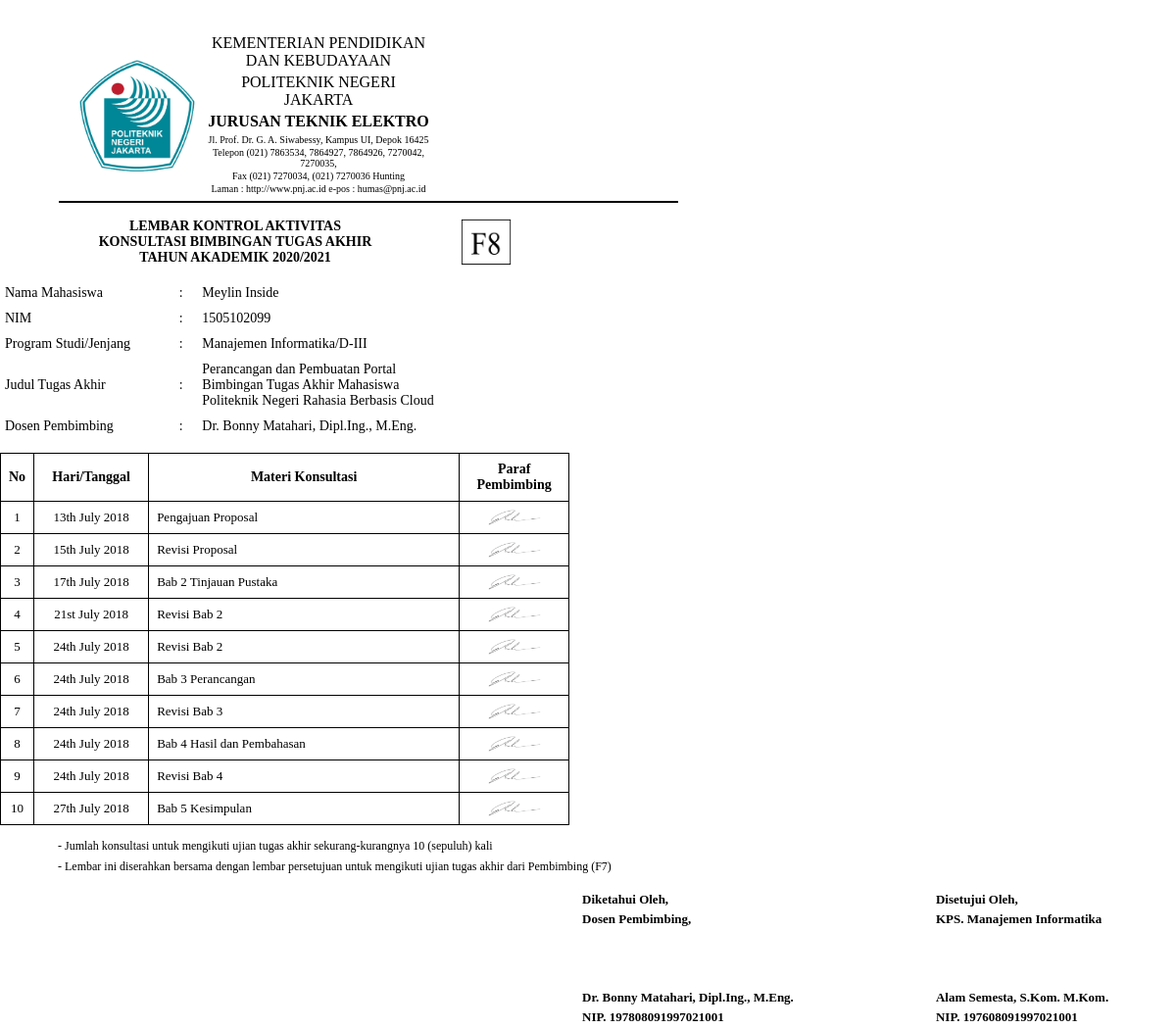
The page /apps/app_laporan/konsep.php (signed in) on the database its author committed.
### tables this page shows
CREATE TABLE `mahasiswa` (
  `nim` int(11) NOT NULL,
  `nm_mhs` varchar(30) NOT NULL,
  `th_bimbingan` year(4) NOT NULL,
  `id_prodi` int(2) NOT NULL,
  `id_dosen` int(3) NOT NULL,
  `foto` varchar(30) NOT NULL DEFAULT 'default.jpg',
  `username` char(10) NOT NULL,
  `password` char(10) NOT NULL,
  `status_user` varchar(9) NOT NULL DEFAULT 'mahasiswa'
);

CREATE TABLE `judul_ta` (
  `id_ta` int(5) NOT NULL,
  `nim` int(10) NOT NULL,
  `judul1` text NOT NULL,
  `judul2` text NOT NULL,
  `judul3` text NOT NULL,
  `judul_kaprodi` text,
  `judul_akhir` text
);

CREATE TABLE `prodi` (
  `id_prodi` int(2) NOT NULL,
  `nama_prodi` varchar(30) NOT NULL,
  `jenjang` varchar(5) NOT NULL
);

CREATE TABLE `dosen` (
  `id_dosen` int(3) NOT NULL,
  `nip_dosen` char(18) NOT NULL,
  `nm_dosen` varchar(50) NOT NULL,
  `no_telp` char(12) DEFAULT NULL,
  `username` char(10) NOT NULL,
  `password` char(10) NOT NULL,
  `status_user` varchar(5) NOT NULL DEFAULT 'dosen'
);

CREATE TABLE `subject` (
  `id_subject` int(10) NOT NULL,
  `subject` varchar(50) NOT NULL,
  `nim` int(10) NOT NULL,
  `status_bimbingan` varchar(20) NOT NULL,
  `tgl` datetime NOT NULL DEFAULT CURRENT_TIMESTAMP ON UPDATE CURRENT_TIMESTAMP
);

CREATE TABLE `kaprodi` (
  `id_kaprodi` int(2) NOT NULL,
  `nm_kaprodi` varchar(50) NOT NULL,
  `nip_kaprodi` char(18) NOT NULL,
  `no_telp` char(12) DEFAULT NULL,
  `id_prodi` int(2) NOT NULL,
  `username` char(8) NOT NULL,
  `password` char(8) NOT NULL,
  `status_user` varchar(7) NOT NULL DEFAULT 'kaprodi'
);

### apps/app_laporan/konsep.php (the view, shortened to what this page needs)
<?php
  include "sesi.php";
?>
<!DOCTYPE html>
<html>
<head>
  <link rel="stylesheet" type="text/css" href="laporan.css">
</head>
<body>
  <div class="page">
    <div class="header">
      <table class="tableheader" border="0" align="center" cellpadding="0" cellspacing="0">
        <tr style="border-bottom: 1px solid black;">
          <td width="120">
            <img src="../../assets/img/logo-pnj.png" width="120" height="120">
          </td>
          <td align="center" width="400">
            <p class="title">KEMENTERIAN PENDIDIKAN DAN KEBUDAYAAN</p>
            <p class="title">POLITEKNIK NEGERI JAKARTA</p>
            <p class="title"><strong>JURUSAN TEKNIK ELEKTRO</strong></p>
            <p class="subtitle">Jl. Prof. Dr. G. A. Siwabessy, Kampus UI, Depok 16425</p>
            <p class="subtitle">Telepon (021) 7863534, 7864927, 7864926, 7270042, 7270035,</p>
            <p class="subtitle">Fax (021) 7270034, (021) 7270036 Hunting</p>
            <p class="subtitle">Laman : http://www.pnj.ac.id e-pos : humas@pnj.ac.id</p>
          </td>
        </tr>
      </table>
    </div>
    <div class="divider"></div>
    <table class="tableheader" border="0" align="center" cellpadding="0" cellspacing="0">
      <tr style="border-bottom: 1px solid black;">
        <td align="center" width="440">
          <p class="title"><strong>LEMBAR KONTROL AKTIVITAS</strong></p>
          <p class="title"><strong>KONSULTASI BIMBINGAN TUGAS AKHIR</strong></p>
          <p class="title"><strong>TAHUN AKADEMIK 2020/2021</strong></p>
        </td>
        <td width="52">
          <img src="f8.png" width="52" height="49">
        </td>
      </tr>
    </table>
    <table class="nama" width="450" border="0" align="center" cellpadding="0" cellspacing="0">
      <?php
        $stmt = $db_con->prepare("SELECT * FROM mahasiswa, prodi, judul_ta, dosen WHERE mahasiswa.nim='$_SESSION[user_session]' && mahasiswa.id_prodi=prodi.id_prodi && mahasiswa.nim=judul_ta.nim && mahasiswa.id_dosen=dosen.id_dosen");
		$stmt->execute();
		while($row=$stmt->fetch(PDO::FETCH_ASSOC)) { ?>
      <tr>
        <td width="140">Nama Mahasiswa</td>
        <td width="10">:</td>
        <td width="200">
          <div align="left">
            <?php echo $row['nm_mhs'];?>
          </div>
        </td>
      </tr>
      <tr>
        <td>NIM</td>
        <td>:</td>
        <td>
          <div align="left"><?php echo $row['nim'];?></div>
        </td>
      </tr>
      <tr>
        <td>Program Studi/Jenjang</td>
        <td>:</td>
        <td>
          <div align="left">
            <?php echo $row['nama_prodi'];?>/<?php echo $row['jenjang'];?>
          </div>
        </td>
      </tr>
      <tr>
        <td>Judul Tugas Akhir</td>
        <td>:</td>
        <td>
          <div align="left">
            <?php echo $row['judul_akhir'];?>
          </div>
        </td>
      </tr>
      <tr>
        <td>Dosen Pembimbing</td>
        <td>:</td>
        <td>
          <div align="left">
            <?php echo $row['nm_dosen'];?>
          </div>
        </td>
      </tr>
      <?php }?>
    </table>
    <div class="batas"></div>
    <table border="1px" align="center" class="tabel">
      <tr class="head">
        <td width="5">No</td>
        <td width="100">Hari/Tanggal</td>
        <td width="300">Materi Konsultasi</td>
        <td width="95">Paraf Pembimbing</td>
      </tr>
      <?php
        $stmt = $db_con->prepare("SELECT * FROM subject WHERE nim='$_SESSION[user_session]' order by id_subject asc limit 10 offset 1");
        $stmt->execute();
        $no=1;
        while($row=$stmt->fetch(PDO::FETCH_ASSOC)) {
      ?>
      <tr bgcolor="#fff">
        <td align="center"><?php echo $no; ?></td>
        <td align="center"><?php $tgl=date_create($row['tgl']); echo date_format($tgl, 'jS F Y'); ?></td>
        <td align="left"><?php echo $row['subject']; ?></td>
        <td align="center">
          <img src="signature-example.png" width="54" height="16">
        </td>
      </tr>
      <?php
        $no++;
        }
      ?>
    </table>
    <table border="0" class="ket">
      <tr>
        <td> - Jumlah konsultasi untuk mengikuti ujian tugas akhir sekurang-kurangnya 10 (sepuluh) kali</td>
      </tr>
      <tr>
        <td> - Lembar ini diserahkan bersama dengan lembar persetujuan untuk mengikuti ujian tugas akhir dari Pembimbing
          (F7)</td>
      </tr>
    </table>
    <table width="610" border="0" class="ttd" style="float:right;">
      <?php
        $stmt = $db_con->prepare("SELECT * FROM kaprodi, dosen, mahasiswa, prodi WHERE mahasiswa.nim='$_SESSION[user_session]' && mahasiswa.id_dosen=dosen.id_dosen && mahasiswa.id_prodi=kaprodi.id_prodi && kaprodi.id_prodi=prodi.id_prodi");
		$stmt->execute();
		while($row=$stmt->fetch(PDO::FETCH_ASSOC)) { ?>
      <tr>
        <td>Diketahui Oleh, </td>
        <td>&nbsp;</td>
        <td>Disetujui Oleh, </td>
      </tr>
      <tr>
        <td>Dosen Pembimbing, </td>
        <td>&nbsp;</td>
        <td>KPS. <?php echo $row['nama_prodi'];?></td>
      </tr>
      <tr>
        <td>&nbsp;</td>
        <td>&nbsp;</td>
        <td>&nbsp;</td>
      </tr>
      <tr>
        <td>&nbsp;</td>
        <td>&nbsp;</td>
        <td>&nbsp;</td>
      </tr>
      <tr>
        <td>&nbsp;</td>
        <td>&nbsp;</td>
        <td>&nbsp;</td>
      </tr>
      <tr>
        <td width="251"><?php echo $row['nm_dosen'];?></td>
        <td width="99">&nbsp;</td>
        <td width="239"><?php echo $row['nm_kaprodi'];?></td>
      </tr>
      <tr>
        <td>NIP. <?php echo $row['nip_dosen'];?></td>
        <td>&nbsp;</td>
        <td>NIP. <?php echo $row['nip_kaprodi'];?></td>
      </tr><?php }?>
    </table>
  </div>
</body>
</html>

### apps/app_laporan/laporan.css (style rules this page uses)
* { padding:0px; margin:0px; }
body { font-family:tahoma, 'sans-serif'; }
.batas { padding: 2px; }
.header { width: 400px; margin-left: 60px; margin-right: 40px; margin-top: 30px; float: center; }
.tableheader { margin-left: 15px; margin-top: 10px; margin-right: 15px; }
.tableheader tr td { padding:5px; font-size:14px; }
.header .title { font-size: 16px; margin-bottom: 4px; }
.header .subtitle { font-size: 10px; margin-bottom: 2px; }
.divider { margin-left: 60px; width: 632px; height: 2px; background-color: black; }
.tabel { border-collapse:collapse; margin-top: 10px; }
.tabel .head td { background:#fff; text-align:center; font-size:14px; font-weight:bold; }
.tabel tr td { border:1px solid #000; padding:8px; font-size:13px; }
.ttd { margin-left: 55px; margin-top: 10px; text-align:left; padding:1px; }
.ttd tr td { border:0px solid #000; padding:1px; font-size:13px; font-weight:bold; text-align:left; }
.nama { margin-top: 10px; }
.nama tr td { border:0px solid #000; padding:5px; font-size:14px; }
.ket { margin-left: 55px; margin-top: 10px; }
.ket tr td { border:0px solid #000; padding:2px; font-size:12px; }

### rows shown on the page
mahasiswa: nm_mhs "Meylin Inside", judul_ta.nim "1505102099", id_prodi.nama_prodi "Manajemen Informatika", id_prodi.jenjang "D-III", judul_ta.judul_akhir "Perancangan dan Pembuatan Portal Bimbingan Tugas Akhir Mahasiswa Politeknik Negeri Rahasia Berbasis Cloud", id_dosen.nm_dosen "Dr. Bonny Matahari, Dipl.Ing., M.Eng."
subject: tgl "13th July 2018", subject "Pengajuan Proposal"
subject: tgl "15th July 2018", subject "Revisi Proposal"
subject: tgl "17th July 2018", subject "Bab 2 Tinjauan Pustaka"
subject: tgl "21st July 2018", subject "Revisi Bab 2"
subject: tgl "24th July 2018", subject "Revisi Bab 2"
subject: tgl "24th July 2018", subject "Bab 3 Perancangan"
subject: tgl "24th July 2018", subject "Revisi Bab 3"
subject: tgl "24th July 2018", subject "Bab 4 Hasil dan Pembahasan"
subject: tgl "24th July 2018", subject "Revisi Bab 4"
subject: tgl "27th July 2018", subject "Bab 5 Kesimpulan"
kaprodi: id_prodi.nama_prodi "Manajemen Informatika", dosen.nm_dosen "Dr. Bonny Matahari, Dipl.Ing., M.Eng.", nm_kaprodi "Alam Semesta, S.Kom. M.Kom.", dosen.nip_dosen "197808091997021001", nip_kaprodi "197608091997021001"
